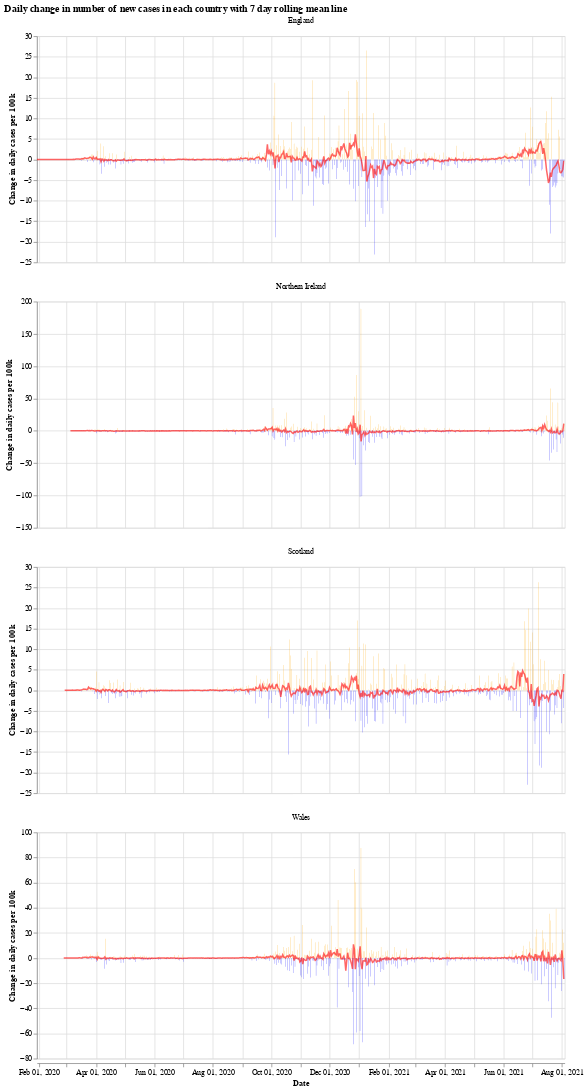

Notebook cell for this chart:
### Markdown cell above
We will use the Python library `Altair` for visualising the data, see the [altair docs](https://altair-viz.github.io/) for more information.

First we have a graph which shows the daily change in the number of new cases for each country. This number jumps up and down all over the place, which is likely due to delay in reporting of new cases over the weekend. Another interesting thing is that it looks like the daily cases in Wales experienced a much shorter period of calm over the summer (calm in the sense of daily cases not jumping up and down).

The orange bars are days when the number of new cases (per 100k population) was more than the previous day, while the blue are days when the number of new cases dropped. The red line is the 7 day moving average. 

When the moving average line is below 0, it means that there is a consistent drop in new cases. We can see this clearly happening around the times that lockdowns were introduced (though, to varying degrees). I will update the graphs soon with a marker of when each lockdown started.

### Code cell
# collapse
import altair as alt

bars = alt.Chart(uk_cases).mark_bar().encode(
    x=alt.X("yearmonthdate(date):T", axis=alt.Axis(title='Date')),
    y=alt.Y("casesChangeRate:Q", axis=alt.Axis(title='Change in daily cases per 100k')),
    tooltip='casesChange',
    color=alt.condition(
        alt.datum.casesChangeRate > 0,
        alt.value("orange"),  # The positive color
        alt.value("blue")  # The negative color
    )
).properties(title='Daily change in number of new cases with 7 day rolling mean',width=700).interactive()

line = alt.Chart(uk_cases).mark_line(
    color='red',
    size=2,
    opacity=0.6
).transform_window(
    rolling_mean='mean(casesChangeRate)',
    frame=[0, 7],
    groupby=['areaName']
).encode(
    x='yearmonthdate(date):T',
    y='rolling_mean:Q'
)

alt.layer(bars, line, data=uk_cases).facet(alt.Column(
    'areaName', title=''), columns=1).resolve_scale(y='independent').properties(title='Daily change in number of new cases in each country with 7 day rolling mean line')

### Figure 1 — Vega-Lite specification as saved in the notebook (floating-point values rounded to 4 significant figures; data arrays with more than 128 entries replaced by an {"elided": "..."} marker saying what was removed)
{"config": {"view": {"continuousWidth": 400, "continuousHeight": 300}}, "data": {"name": "data-f7fb9f073d5f6796c5a8d42cf650bd01"}, "facet": {"type": "nominal", "field": "areaName", "title": ""}, "spec": {"layer": [{"mark": "bar", "encoding": {"color": {"condition": {"value": "orange", "test": "(datum.casesChangeRate > 0)"}, "value": "blue"}, "tooltip": {"type": "quantitative", "field": "casesChange"}, "x": {"type": "temporal", "axis": {"title": "Date"}, "field": "date", "timeUnit": "yearmonthdate"}, "y": {"type": "quantitative", "axis": {"title": "Change in daily cases per 100k"}, "field": "casesChangeRate"}}, "selection": {"selector001": {"type": "interval", "bind": "scales", "encodings": ["x", "y"]}}, "title": "Daily change in number of new cases with 7 day rolling mean", "width": 700}, {"mark": {"type": "line", "color": "red", "opacity": 0.6, "size": 2}, "encoding": {"x": {"type": "temporal", "field": "date", "timeUnit": "yearmonthdate"}, "y": {"type": "quantitative", "field": "rolling_mean"}}, "transform": [{"window": [{"op": "mean", "field": "casesChangeRate", "as": "rolling_mean"}], "frame": [0, 7], "groupby": ["areaName"]}]}]}, "columns": 1, "resolve": {"scale": {"y": "independent"}}, "title": "Daily change in number of new cases in each country with 7 day rolling mean line", "$schema": "https://vega.github.io/schema/vega-lite/v4.8.1.json", "datasets": {"data-f7fb9f073d5f6796c5a8d42cf650bd01": {"elided": "2116 records"}}}
